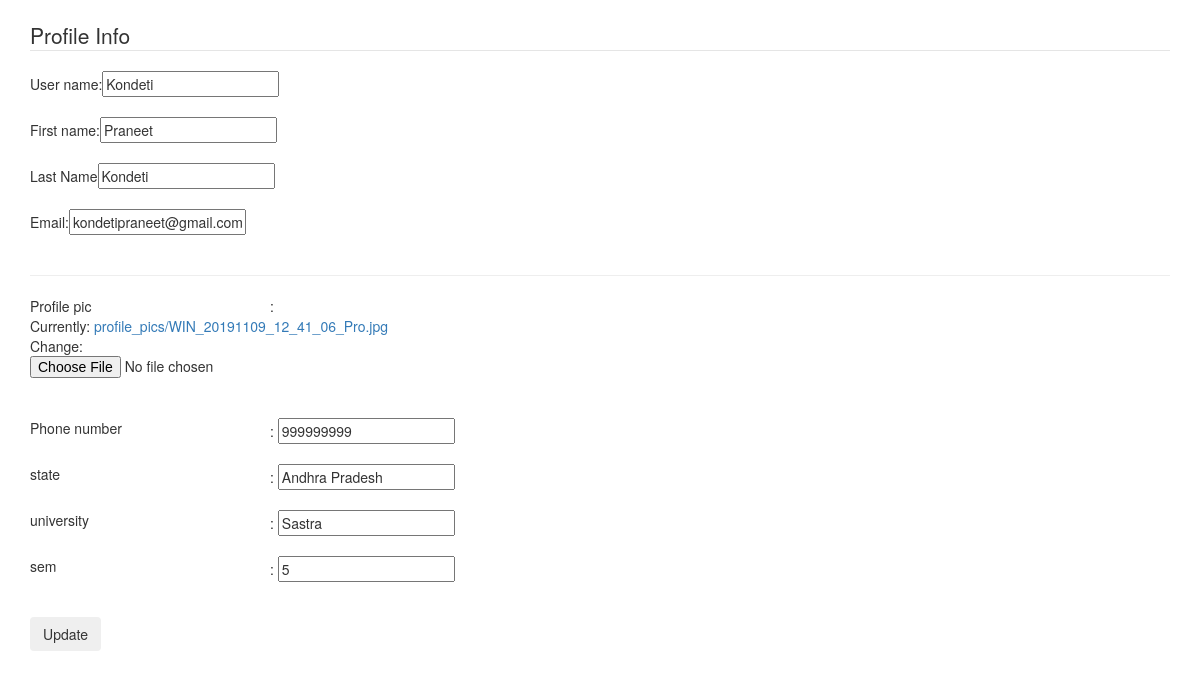
Before: /update/ (signed in) with the older database file.
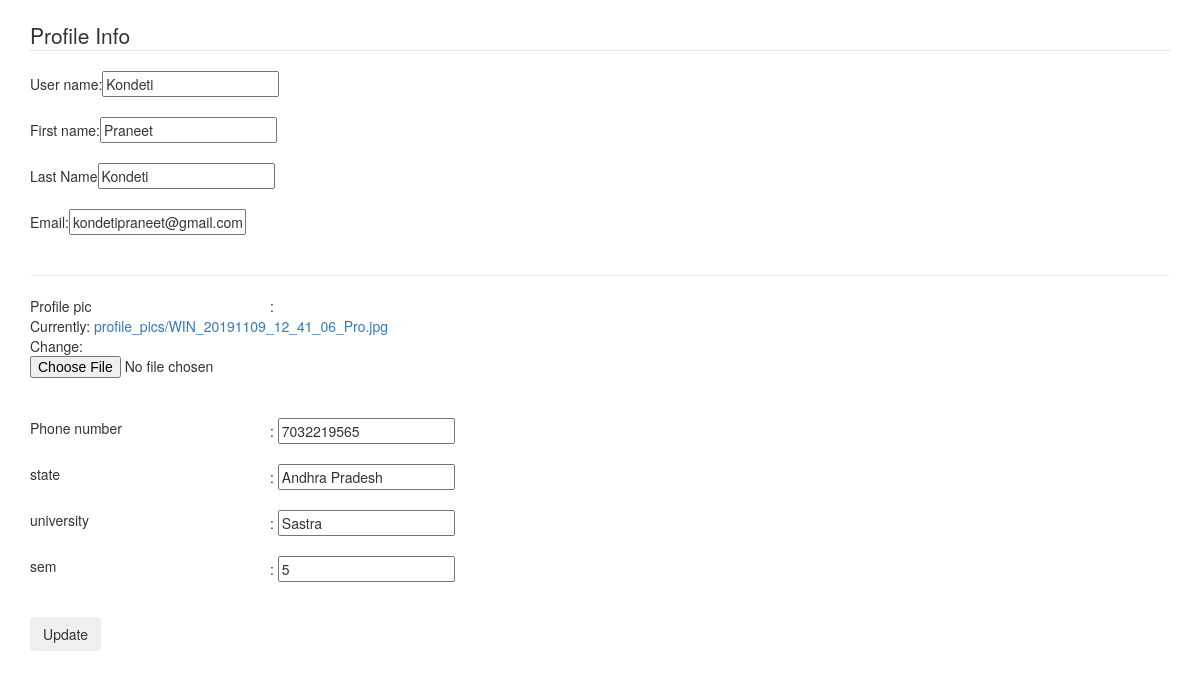
After: the same page with the newer database file.
### accounts/models.py (models this page shows, shortened)
class Profile(models.Model):
    user = models.OneToOneField(User, on_delete=models.CASCADE)
    image = models.ImageField(default='default.jpeg', upload_to='profile_pics')
    phno =models.IntegerField(default=999999999)
    dob = models.DateField(default=timezone.now)
    state = models.CharField(default='Andhra Pradesh',max_length=100)
    university = models.CharField(default='Sastra',max_length=100)
    sem = models.IntegerField(default=5)

### accounts/views.py (the view)
# urls.py: path('update/',account_views.update,name='update'),
@login_required(login_url='/')
def update(request):
    if request.method == 'POST':
        u_form = UserUpdateForm(request.POST, instance=request.user)
        p_form = ProfileUpdateForm(request.POST,
                                   request.FILES,
                                   instance=request.user.profile)
        if u_form.is_valid() and p_form.is_valid():
            u_form.save()
            p_form.save()
            messages.success(request, f'Your account has been updated!')
            return redirect("/kondeti")
    else:
        u_form = UserUpdateForm(instance=request.user)
        p_form = ProfileUpdateForm(instance=request.user.profile)
    context = {
        'u_form': u_form,
        'p_form': p_form
    }
    return render(request, 'accounts/update.html', context)

### accounts/forms.py
class UserUpdateForm(forms.ModelForm):
    email = forms.EmailField()
    class Meta:
        model = User
        fields = ['username','first_name','last_name', 'email']

class ProfileUpdateForm(forms.ModelForm):
    class Meta:
        model = Profile
        fields = ['image','phno','state','university','sem']

### accounts/templates/accounts/update.html (shortened to what this page needs)
﻿<!DOCTYPE html>
{% load static %}
<html lang="en" xmlns="http://www.w3.org/1999/xhtml">
<head>
    <link rel="stylesheet" href={% static 'css/bootstrap.css' %}>
</head>
<body>
    <div class="container">
        <form method="POST" enctype="multipart/form-data">
            <fieldset class="form-group">
                <legend class="border-bottom mb-4">Profile Info</legend>
                User name:{{ u_form.username}}<br><br>
                First name:{{u_form.first_name}}<br><br>
                Last Name{{u_form.last_name}}<br><br>
                Email:{{u_form.email}}<br /><br>
                <hr />
                <div style="width:240px; float:left;">Profile pic</div> :<br> {{p_form.image}}<br><br>
                <div style="width:240px; float:left">Phone number</div>: {{p_form.phno}}<br><br>
                <div style="width:240px; float:left">state       </div>: {{p_form.state}}<br><br>
                <div style="width:240px; float:left">university  </div>: {{p_form.university}}<br><br>
                <div style="width:240px; float:left">sem         </div>: {{p_form.sem}}<br><br>
            </fieldset>
            <div class="form-group">
                <button class="btn btn-outline-info" type="submit">Update</button>
            </div>
        </form>
    </div>
</body>
</html>

Changed rows visible on the page:
changed Profile "Andhra Pradesh": phno "999999999" → "7032219565"
